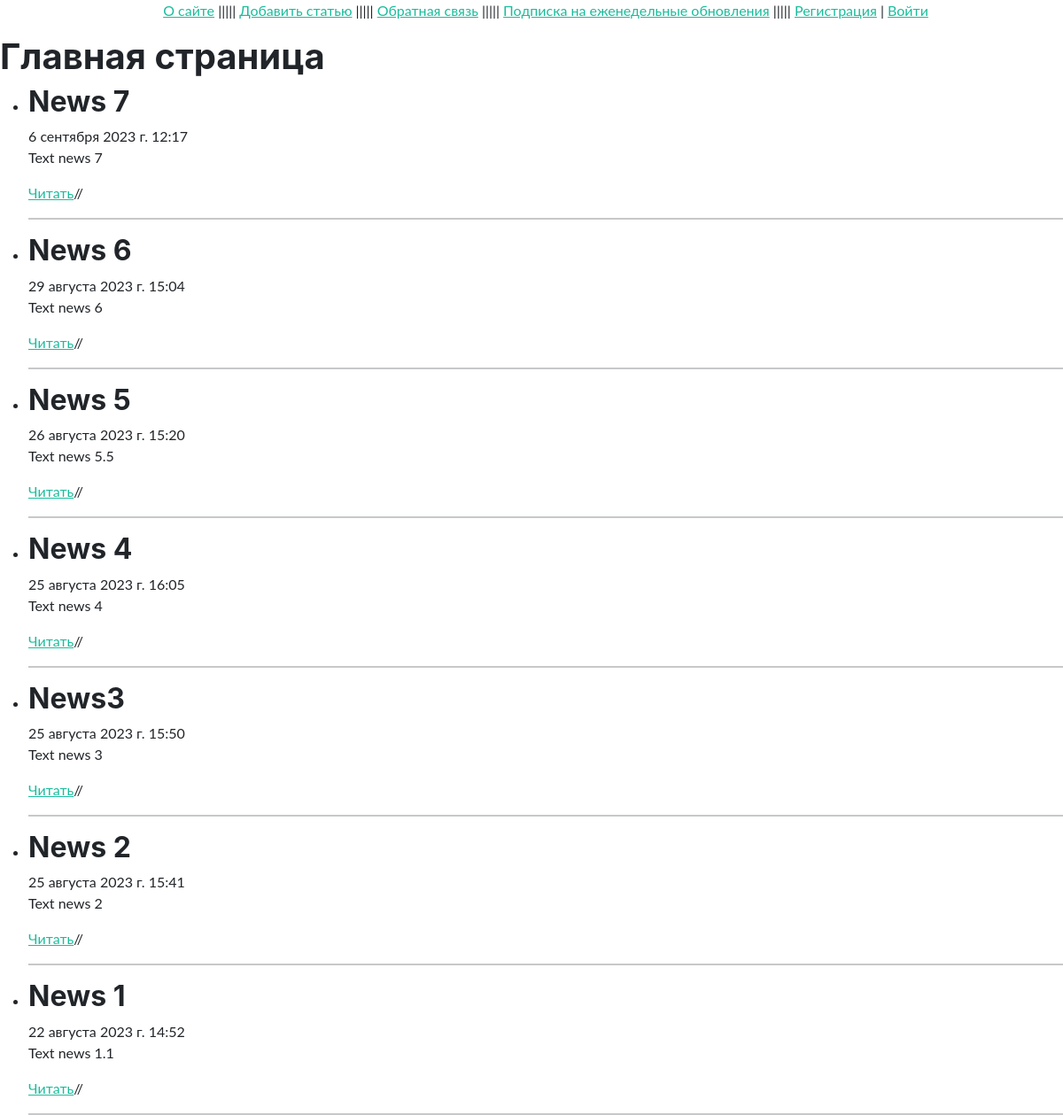
The page / on the database its author committed.
### news/models.py (models this page shows, shortened)
class News(models.Model):
    title = models.CharField(max_length=128)
    content = models.TextField(blank=True)
    photo = models.ImageField(upload_to='photos/%Y/%m/%d/')
    time_create = models.DateTimeField(auto_now_add=True)
    time_update = models.DateTimeField(auto_now=True)
    is_published = models.BooleanField(default=True)
    cat = models.ForeignKey('Category', on_delete=models.PROTECT, verbose_name='Категории')
    def get_absolute_url(self):
        return reverse('post', kwargs={'post_id': self.pk})
    class Meta:
        verbose_name = 'Новости'
        verbose_name_plural = 'Новости'
        ordering = ['-time_create', 'title']

### news/views.py (the view)
# urls.py: path('', NewsHome.as_view(), name='home'),
class NewsHome(ListView):
    model = News
    template_name = 'news/index.html'
    context_object_name = 'posts'
    def get_context_data(self, *, object_list=None, **kwargs):
        context = super().get_context_data(**kwargs)
        context['menu'] = menu
        context['title'] = 'Главная страница'
        context['cat_selected'] = 0
        return context
    def get_queryset(self):
        return News.objects.filter(is_published=True)

### news/templates/news/index.html (shortened to what this page needs)
{% extends 'news/base.html' %}
{% block content %}
<h1>{{title}}</h1>
<ul>
    {% for p in posts %}
    <li>
        <h2>{{p.title}}</h2>
        {{ p.time_create }}
        {% autoescape on %}
        <p>
            {{p.content}}
        </p>
        <a href="{{ p.get_absolute_url }}">Читать</a>//
        {% endautoescape %}
        <hr>
    </li>
    {% endfor %}
</ul>
{% endblock %}

### rows shown on the page
News: title "News 7", time_create "6 сентября 2023 г. 12:17", content "Text news 7"
News: title "News 6", time_create "29 августа 2023 г. 15:04", content "Text news 6"
News: title "News 5", time_create "26 августа 2023 г. 15:20", content "Text news 5.5"
News: title "News 4", time_create "25 августа 2023 г. 16:05", content "Text news 4"
News: title "News3", time_create "25 августа 2023 г. 15:50", content "Text news 3"
News: title "News 2", time_create "25 августа 2023 г. 15:41", content "Text news 2"
News: title "News 1", time_create "22 августа 2023 г. 14:52", content "Text news 1.1"

### other values the page prints
{{ m.title }} "О сайте" "Добавить статью" "Обратная связь" "Подписка на еженедельные обновления"
{{ title }} "Главная страница"
